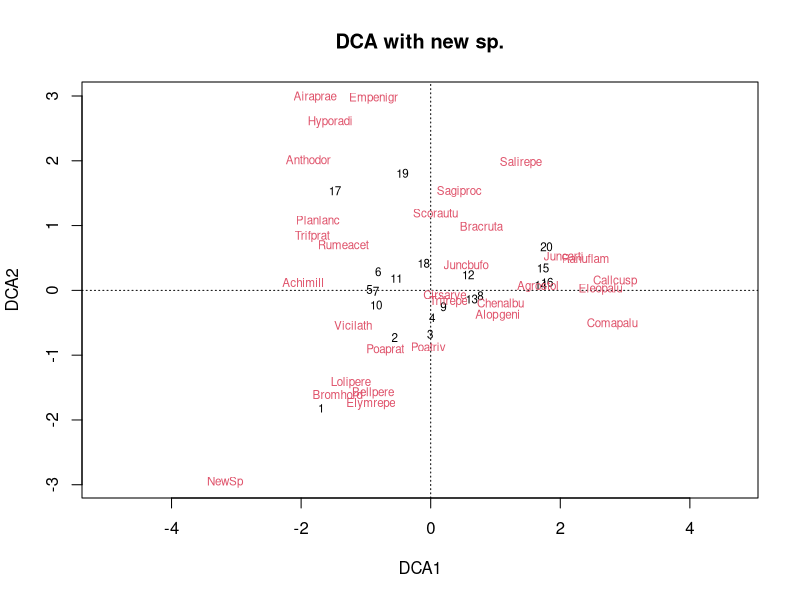
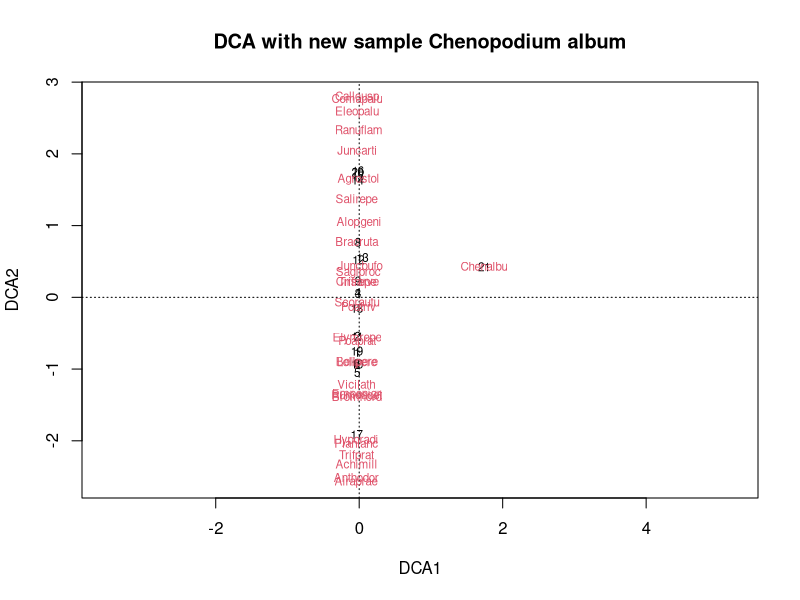
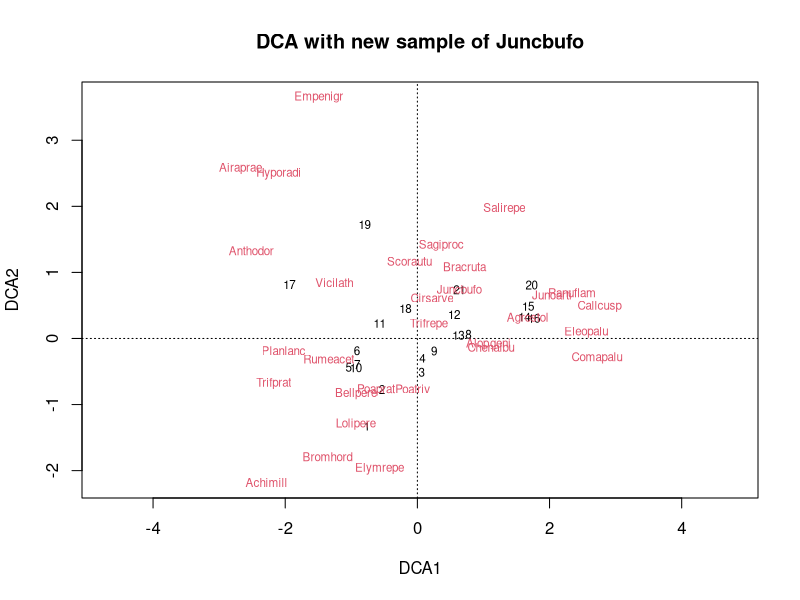
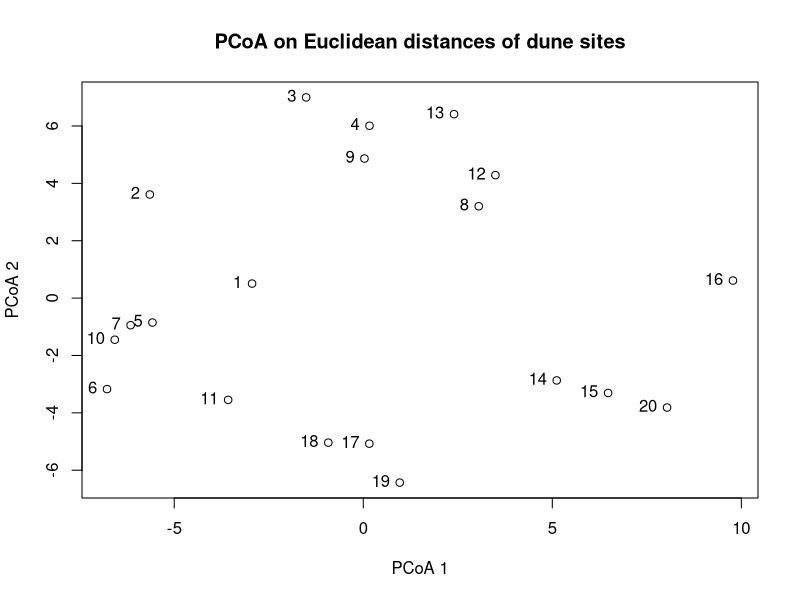
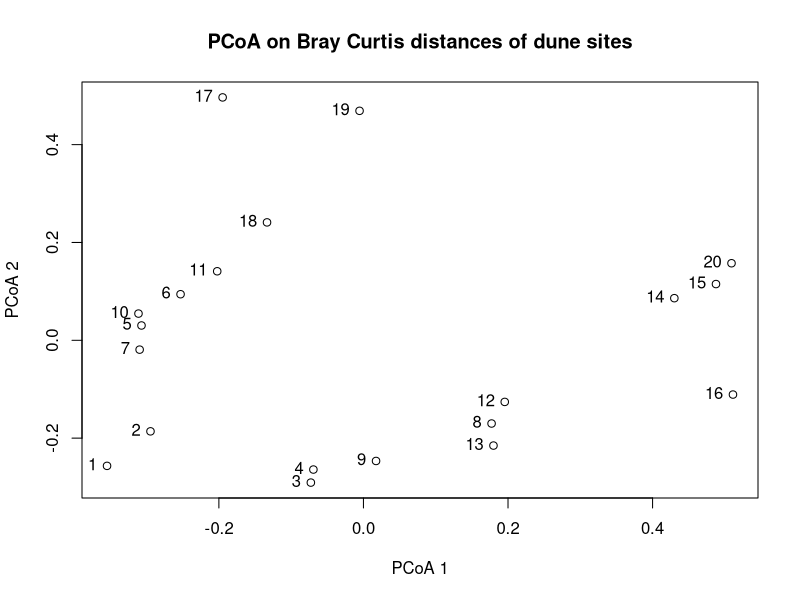
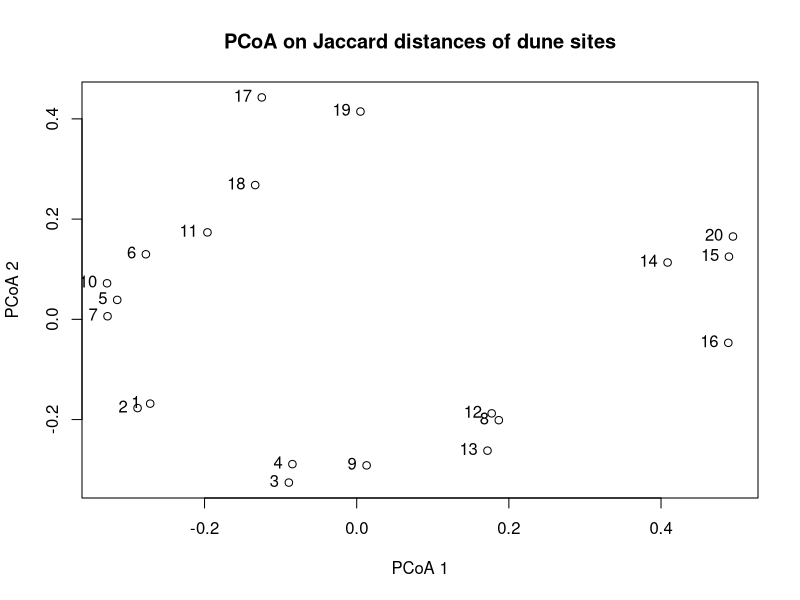
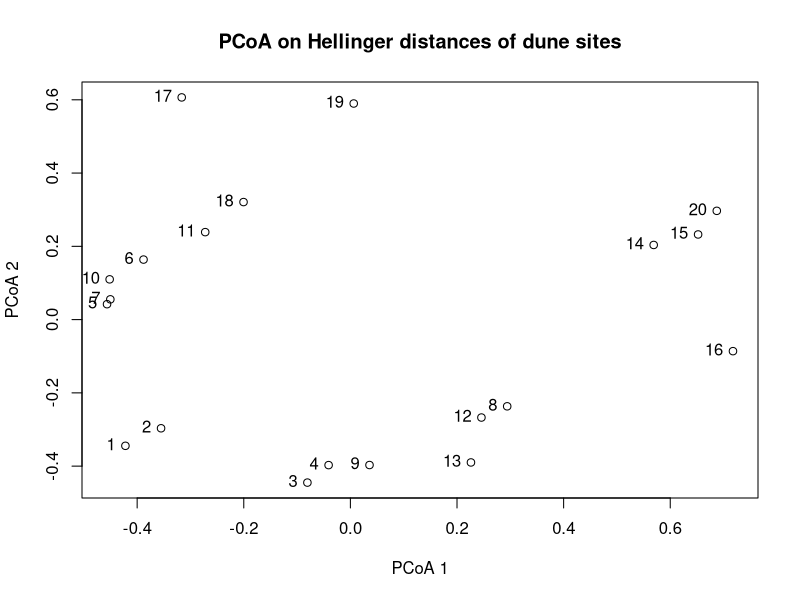
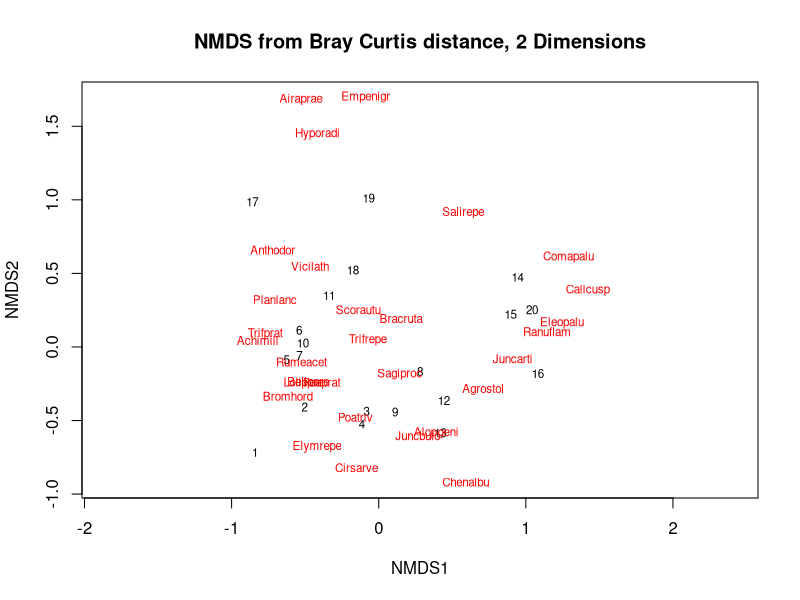

The R script that drew these images, in order:
## ---- chunk 1
knitr::opts_chunk$set(echo = TRUE)
library("vegan")
#library("reshape2")
#library("outliers")
library("gdata") # for unmatrix
library("VIM") # For matrixplot
library("dplyr") 
## ---- chunk 2
data("dune")
data("dune.env")
dummy_management <-
  as.data.frame(model.matrix(~ Management - 1, data = dune.env))
#add these to the dataset
dune.env.original <-
  dune.env #we keep a copy of the original version
dune.env <-
  dune.env %>% select(A1, Moisture, Manure, Use) %>% cbind(., dummy_management)
dune.env$Moisture <-
  as.numeric(as.character(dune.env$Moisture)) #make numeric
dune.env$Manure <- as.numeric(as.character(dune.env$Manure))
dune.env$Use <- as.numeric(dune.env$Use)
#make column names shorter
dune.env <-
  dune.env %>% rename(BF = ManagementBF,
                      HF = ManagementHF,
                      NM = ManagementNM,
                      SF = ManagementSF)
## ---- chunk 3
# calculate the number of species present in each plot
rowSums(dune != 0)
# find the plot with the lowest number of species
which.min(rowSums(dune != 0))
# create a new data frame with a new species with cover degree 9 at site 1
NewSp <- c(9, rep(0, 19))
SpeciesNewSp <- data.frame(dune, NewSp)
# run a new DCA with the extra species
DCANewSp <- decorana(SpeciesNewSp)
DCANewSp
# plot the DCA
ordiplot(DCANewSp, type="text", main="DCA with new sp.")
## ---- chunk 4
# figure out the column number for Chenopodium album (abbreviated "Chenalbu")
which(colnames(dune) == "Chenalbu")
# create a new data frame with a new sample containing Chenopodium album with a cover of 9
NewSampleChen <- c(rep(0, 7), 9, rep(0, 22))
SpeciesNewSampleChen <- data.frame(rbind(dune, NewSampleChen))
# run a new DCA with the extra sample
DCANewSampleChen <- decorana(SpeciesNewSampleChen)
DCANewSampleChen
# plot the DCA
ordiplot(DCANewSampleChen, type = "text", main = "DCA with new sample Chenopodium album")
# figure out the column number for Juncbufo
which(colnames(dune) == "Juncbufo")
# create a new data frame with a new sample containing Juncbufo with a cover of 5
NewSampleJunc <- c(rep(0, 15), 5, rep(0, 14))
SpeciesNewSampleJunc <- data.frame(rbind(dune, NewSampleJunc))
# run a new DCA with the extra sample
DCANewSampleJunc <- decorana(SpeciesNewSampleJunc)
DCANewSampleJunc
# plot the DCA
ordiplot(DCANewSampleJunc, type = "text", main = "DCA with new sample of Juncbufo")
## ---- chunk 5
# generate the four distance matrices
dune.bray.distance.matrix <- vegdist(dune, method = "bray")
dune.jaccard.distance.matrix <- vegdist(dune, method = "jaccard")
dune.euclidean.distance.matrix <- vegdist(dune, method = "euclidean")
dune.hellinger.distance.matrix <- vegdist(dune, method = "hellinger")

#
# what can be accomplished with the MDS routine?
#
help(cmdscale)
#
# run an MDS using cmdscale() for each of the four distance matrices
#
dune.bray.location <- cmdscale(dune.bray.distance.matrix)
dune.jaccard.location <- cmdscale(dune.jaccard.distance.matrix)
dune.euclidean.location <- cmdscale(dune.euclidean.distance.matrix)
dune.hellinger.location <- cmdscale(dune.hellinger.distance.matrix)

#
# now take a look at some plots

plot(dune.euclidean.location, xlab = "PCoA 1", ylab = "PCoA 2")
title(main = "PCoA on Euclidean distances of dune sites")
text(
  dune.euclidean.location,
  labels = row.names(dune.euclidean.location),
  pos = 2
)
#
plot(dune.bray.location, xlab = "PCoA 1", ylab = "PCoA 2")
title(main = "PCoA on Bray Curtis distances of dune sites")
text(dune.bray.location,
     labels = row.names(dune.bray.location),
     pos = 2)
#
plot(dune.jaccard.location, xlab = "PCoA 1", ylab = "PCoA 2")
title(main = "PCoA on Jaccard distances of dune sites")
text(dune.jaccard.location,
     labels = row.names(dune.jaccard.location),
     pos = 2)
#

plot(dune.hellinger.location, xlab = "PCoA 1", ylab = "PCoA 2")
title(main = "PCoA on Hellinger distances of dune sites")
text(
  dune.hellinger.location,
  labels = row.names(dune.hellinger.location),
  pos = 2
)
## ---- chunk 6
# run NMDS with the defaults and 2 dimensions, what is the stress?
#
dune.NMDS.bray.2 <- metaMDS(dune, k = 2)
#
# run NMDS with the defaults and 3 dimensions, what is the stress ?
#
dune.NMDS.bray.3 <- metaMDS(dune, k = 3)
#
# what happens when Euclidean distances are used?
#
dune.NMDS.euclidean.2 <- metaMDS(dune, distance = "euclidean", k = 2)
#
# plot some results
#
ordiplot(dune.NMDS.bray.2, type = "text", main = "NMDS from Bray Curtis distance, 2 Dimensions")
ordiplot(dune.NMDS.euclidean.2, type = "text", main = "NMDS from Euclidean distance, 2 Dimensions")
#
# create Shepard plots to show how the stress evolves
#
stressplot(dune.NMDS.bray.2)
stressplot(dune.NMDS.euclidean.2)
#
# generate the CA and DCA results
#
dune.CA <- ca(dune)
dune.DCA <- decorana(dune)
#
# plot the CA and DCA results
#
ordiplot(dune.CA, type = "text", main = "CA on Dune Meadow data")
ordiplot(dune.DCA, type = "text", main = "DCA on Dune Meadow data")


## ---- chunk 7
#data(dune)
# Set seed for reproducibility
set.seed(111) 

# Create some outliers and missing values in a temporary dataset called mvo.dune
mvo.dune <- as.matrix(dune)
n_outl <- 5 # Give number of outliers to be created, here 5
v_outl <- 30 # Give value of the outlier(s), here 30
mvo.dune[sample(1:length(mvo.dune), n_outl, replace = FALSE)] <- v_outl # Replace some data with outliers, at random positions
mvo.dune[sample(1:length(mvo.dune), n_outl, replace = FALSE)] <- NA # Replace some data with NAs, at random positions

# Cleveland plot to inspect data
dotchart(as.matrix(mvo.dune), main = "Cleveland plot", xlab = "Observerd value")

# Find data > 9, as no value should be higher than 9 in the dune meadow data set
(GT9 <- which(mvo.dune > 9, arr.ind = TRUE))

# Find missing values
(mvo_miss <- which(is.na(mvo.dune), arr.ind = TRUE))

# Two ways of visualising missing data, using the package "VIM"
aggr(as.matrix(mvo.dune))
matrixplot(mvo.dune) 
## ---- chunk 8

# Function to detect multivariate outliers via mean distance analysis
detect_outliers <- function(data, title_suffix) {
  # Calculate pairwise Euclidean distances
  dist_matrix <- vegdist(data, method = "euclidean", na.rm = TRUE)
  
  # Extract mean distance for each observation
  dist_long <- as.matrix(dist_matrix)
  mean_dist <- rowMeans(dist_long, na.rm = TRUE)
  
  # Calculate standard deviation (threshold: > 3 indicates strong outliers)
  sd_val <- sd(mean_dist)
  
  # Plot density distribution
  plot(
    density(mean_dist),
    col = "red",
    xlab = "Distance between observations",
    main = paste0("Indicative test of multivariate outliers\n", title_suffix)
  )
  legend("topright", paste("SD =", round(sd_val, 1)))
  
  return(sd_val)
}

# Apply to both datasets
sd_noisy <- detect_outliers(mvo.dune, "Data with noise")
sd_original <- detect_outliers(dune, "Original Dune Meadow data")


## ---- chunk 9
dune.ca <- ca(dune)
# goodness of fit
gf <- goodness(dune.ca, model = "CA", display = "species", choices = 1:2)
head(gf)#the values in column CA2 are the cummulative goodness of fit values over the two axes
take <- gf[,2] >= 0.4 # which species to label. Here we choose species where fitted abundance on the two axes is at least 40%
scl <- "symmetric"    # choose scaling to use

# make an empty plot
plot(dune.ca, type = "n", scaling = scl, display = c("species", "sites"))

# add points for the species
points(dune.ca, scaling = scl, display = "species", cex = 0.7, col = "red", pch = "+")

# add points for the samples
points(dune.ca, scaling = scl, display = "sites", pch = NA)

# label the samples and species points
ordipointlabel(dune.ca, display = "sites", scaling = scl, add = TRUE)
ordipointlabel(dune.ca, display = "species", scaling = scl,col = "red", cex = 0.7, add = TRUE, select = take)

#compare with the original
plot(dune.ca)
